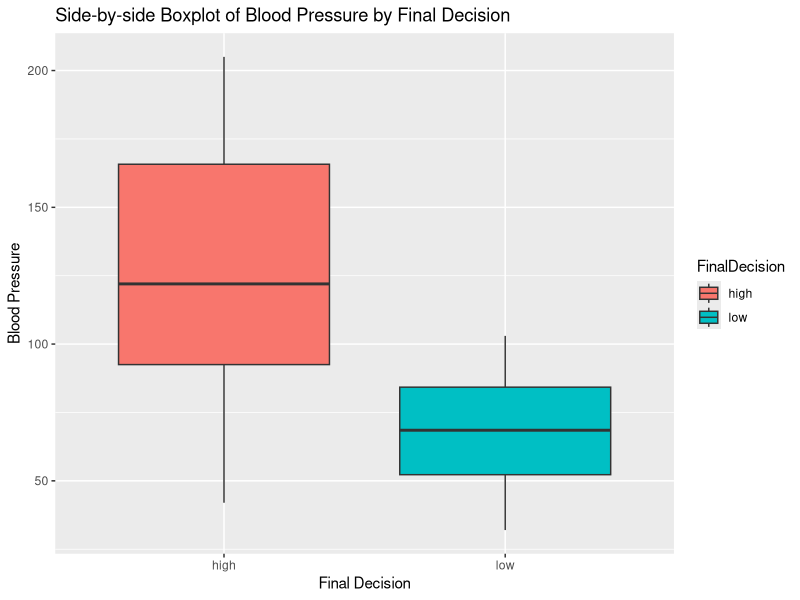
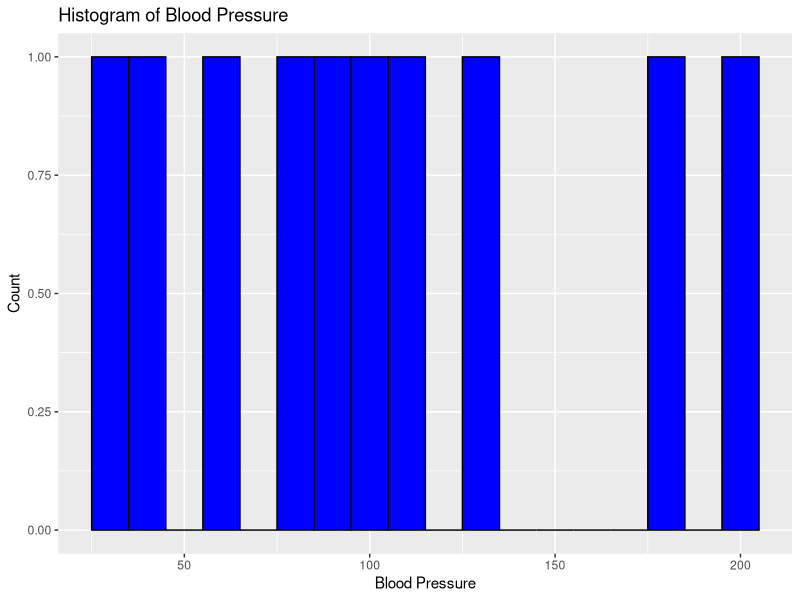

The R script that drew these images, in order:
library(ggplot2)

# Create the data frame
Frequency <- c(0.6,0.3,0.4,0.4,0.2,0.6,0.3,0.4,0.9,0.2)
BP <- c(103,87,32,42,59,109,78,205,135,176)
First <- c("bad","bad","bad","bad","good","good","good","good","NA","bad")
Second <- c("low","low","high","high","low","low","high","high","high","high")
FinalDecision <- c("low","high","low","high","low","high","low","high","high","high")

df <- data.frame(Frequency, BP, First, Second, FinalDecision)

# Convert character columns to factors
df$First <- as.factor(df$First)
df$Second <- as.factor(df$Second)
df$FinalDecision <- as.factor(df$FinalDecision)

# Create side-by-side boxplot
ggplot(df, aes(x=FinalDecision, y=BP, fill=FinalDecision)) +
  geom_boxplot() +
  labs(title="Side-by-side Boxplot of Blood Pressure by Final Decision",
       x="Final Decision", y="Blood Pressure")

# Create histogram
ggplot(df, aes(x=BP)) +
  geom_histogram(binwidth=10, fill="blue", color="black") +
  labs(title="Histogram of Blood Pressure",
       x="Blood Pressure", y="Count")